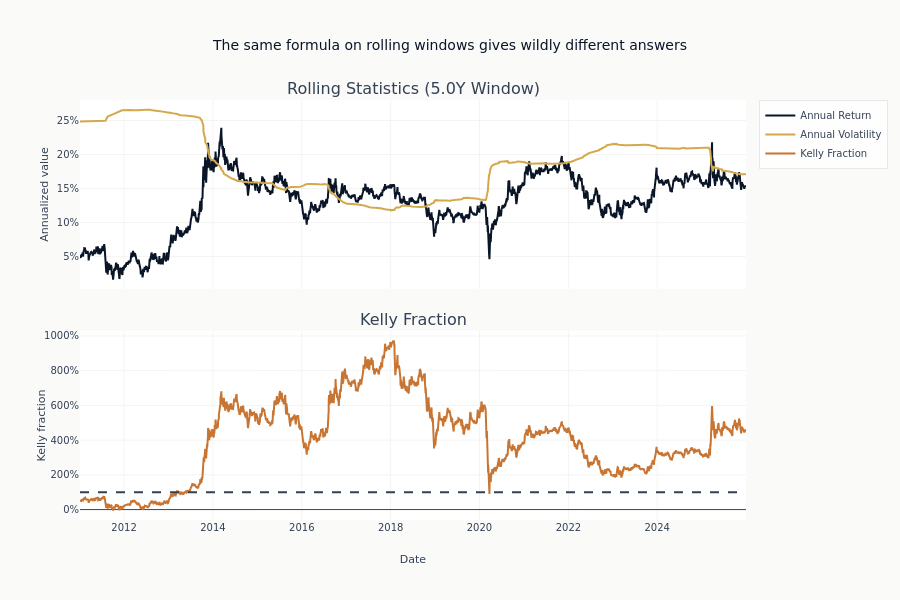

Notebook code for this chart:
### Code cell
fig.update_xaxes(title_text="Date", row=2, col=1)
fig.update_yaxes(title_text="Annualized value", tickformat=".0%", row=1, col=1)
fig.update_yaxes(title_text="Kelly fraction", tickformat=".0%", row=2, col=1)
fig.update_layout(
    height=600,
    title="The same formula on rolling windows gives wildly different answers",
)
fig.show()

print("\nKelly Fraction Statistics:")
print(f"  Mean: {np.mean(kelly_values):.1%}")
print(f"  Std:  {np.std(kelly_values):.1%}")
print(f"  Min:  {np.min(kelly_values):.1%}")
print(f"  Max:  {np.max(kelly_values):.1%}")

### Figure 1 — Plotly figure (JSON) as saved in the notebook; plotly's stock layout.template omitted (floating-point values rounded to 4 significant figures; data arrays with more than 128 entries replaced by an {"elided": "..."} marker saying what was removed)
{"data": [{"line": {"color": "#0a1628"}, "name": "Annual Return", "type": "scatter", "x": {"elided": "3771 str values"}, "xaxis": "x", "y": {"elided": "3771 float values"}, "yaxis": "y"}, {"line": {"color": "#D4A84B"}, "name": "Annual Volatility", "type": "scatter", "x": {"elided": "3771 str values"}, "xaxis": "x", "y": {"elided": "3771 float values"}, "yaxis": "y"}, {"line": {"color": "#C87533"}, "name": "Kelly Fraction", "type": "scatter", "x": {"elided": "3771 str values"}, "xaxis": "x2", "y": {"elided": "3771 float values"}, "yaxis": "y2"}], "layout": {"annotations": [{"font": {"size": 16}, "showarrow": false, "text": "Rolling Statistics (5.0Y Window)", "x": 0.5, "xanchor": "center", "xref": "paper", "y": 1.0, "yanchor": "bottom", "yref": "paper"}, {"font": {"size": 16}, "showarrow": false, "text": "Kelly Fraction", "x": 0.5, "xanchor": "center", "xref": "paper", "y": 0.45, "yanchor": "bottom", "yref": "paper"}], "height": 600, "shapes": [{"line": {"color": "#334155", "dash": "dash"}, "type": "line", "x0": 0, "x1": 1, "xref": "x2 domain", "y0": 1.0, "y1": 1.0, "yref": "y2"}], "title": {"text": "The same formula on rolling windows gives wildly different answers"}, "xaxis": {"anchor": "y", "domain": [0.0, 1.0], "matches": "x2", "showticklabels": false}, "xaxis2": {"anchor": "y2", "domain": [0.0, 1.0], "title": {"text": "Date"}}, "yaxis": {"anchor": "x", "domain": [0.55, 1.0], "tickformat": ".0%", "title": {"text": "Annualized value"}}, "yaxis2": {"anchor": "x2", "domain": [0.0, 0.45], "tickformat": ".0%", "title": {"text": "Kelly fraction"}}}}
